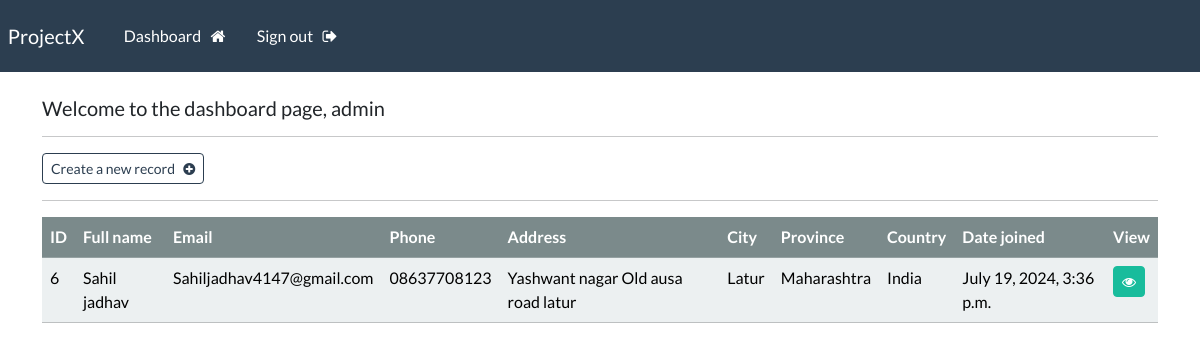
The page /dashboard (signed in) on the database its author committed.
### webapp/models.py (models this page shows, shortened)
class Record(models.Model):
    creation_date = models.DateTimeField(auto_now_add=True)
    first_name = models.CharField(max_length=100)
    last_name = models.CharField(max_length=100)
    email = models.CharField(max_length=255)
    phone = models.CharField(max_length=20)
    address = models.CharField(max_length=300)
    city = models.CharField(max_length=255)
    province = models.CharField(max_length=200)
    country = models.CharField(max_length=123)

### webapp/views.py (the view)
# urls.py: path('dashboard', views.dashboard, name="dashboard"),
@login_required(login_url='my-login')
def dashboard(request):
    my_records = Record.objects.all()
    context = {'records' : my_records}
    return render(request, 'webapp/dashboard.html', context=context)

### webapp/templates/webapp/dashboard.html
{% extends 'webapp/base.html' %}
{% block content %}
<h5> Welcome to the dashboard page, {{user}} </h5>
<hr>
<a class="btn btn-outline-primary btn-sm" href="{% url 'create-record' %}">
 Create a new record &nbsp; <i class="fa fa-plus-circle" aria-hidden="true"></i>
</a>
<hr>
<table class="table table-light table-hover">
<thead class="table-dark">
<tr>
<th scope="col"> ID </th>
<th scope="col"> Full name </th>
<th scope="col"> Email </th>
<th scope="col"> Phone </th>
<th scope="col"> Address </th>
<th scope="col"> City </th>
<th scope="col"> Province </th>
<th scope="col"> Country </th>
<th scope="col"> Date joined </th>
<th scope="col"> View </th>
</tr>
</thead>
<tbody>
    {% if records %}
    {% for record in records %}
<tr>
<td> {{record.id}} </td>
<td> {{record.first_name}} {{record.last_name}} </td>
<td> {{record.email}} </td>
<td> {{record.phone}} </td>
<td> {{record.address}} </td>
<td> {{record.city}} </td>
<td> {{record.province}} </td>
<td> {{record.country}} </td>
<td> {{record.creation_date}} </td>
<td> <a class="btn btn-success btn-sm" href="{% url 'record' record.id %}"> <i class="fa fa-eye" aria-hidden="true"></i></a> </td>
</tr>
{% endfor %}
{% endif %}
</tbody>
</table>
{% endblock %}

### webapp/templates/webapp/base.html (shortened to what this page needs)
{% load static %}
<!DOCTYPE html>
<html>
   <head>
       <link rel="stylesheet" type="text/css" href="https://bootswatch.com/5/flatly/bootstrap.min.css">
        <link rel="stylesheet" type="text/css" href="{% static 'css/styles.css' %}">
        <link rel="stylesheet" href="https://cdnjs.cloudflare.com/ajax/libs/font-awesome/4.7.0/css/font-awesome.min.css">
      </head>
   <body>
       {% include 'webapp/navbar.html' %}
    <div class="container">
       <br>
       {% block content %}
       {% endblock %}
      </div>
   </body>
</html>

### webapp/templates/webapp/navbar.html (shortened to what this page needs)
<nav class="navbar navbar-expand-lg navbar-dark bg-primary justify-content-center">
    <a class="navbar-brand main-heading" href="{% url '' %}">
      &nbsp; ProjectX
    </a>
      <div class="collapse navbar-collapse text-center" id="navbarNavDropdown">
        <ul class="navbar-nav mr-auto">
          {% if user.is_authenticated %}
            <li class="nav-item">
              <a class="nav-link" href="{% url 'dashboard' %}">Dashboard &nbsp; <i class="fa fa-home" aria-hidden="true"></i> </a>
            </li>
            <li class="nav-item">
              <a class="nav-link" href="{% url 'user-logout' %}">Sign out &nbsp; <i class="fa fa-sign-out" aria-hidden="true"></i> </a>
            </li>
        </ul>
        {% endif %}
      </div>
  </nav>

### rows shown on the page
Record: id "6", first_name "Sahil", last_name "jadhav", email "Sahiljadhav4147@gmail.com", phone "08637708123", address "Yashwant nagar Old ausa road latur", city "Latur", province "Maharashtra", country "India", creation_date "July 19, 2024, 3:36 p.m."

### other values the page prints
{{ user }} "admin"
